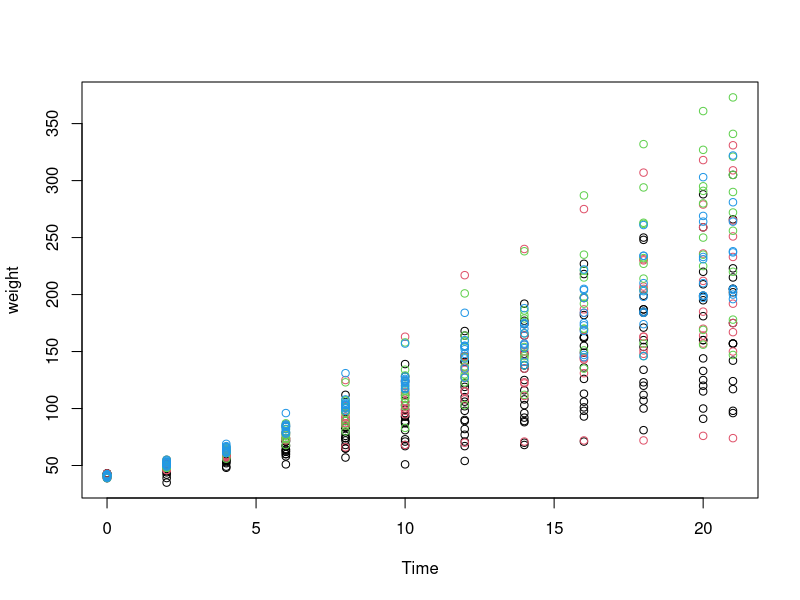
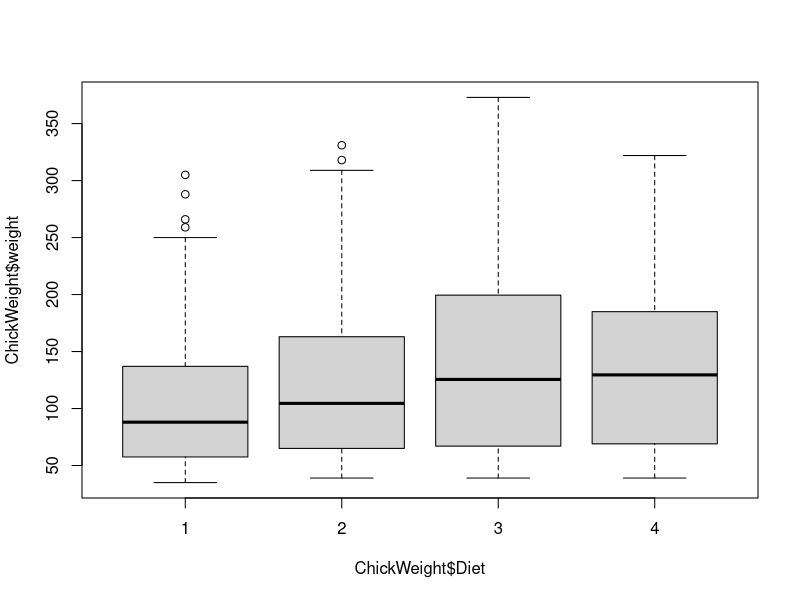

These figures' R source, in order:
## ---- chunk 1
knitr::opts_chunk$set(echo = TRUE)
## ---- chunk 2
summary(ChickWeight)
## ---- chunk 3
with(ChickWeight, plot(Time,weight, col=Diet))
## ---- chunk 4
plot(ChickWeight$weight~ChickWeight$Diet)
